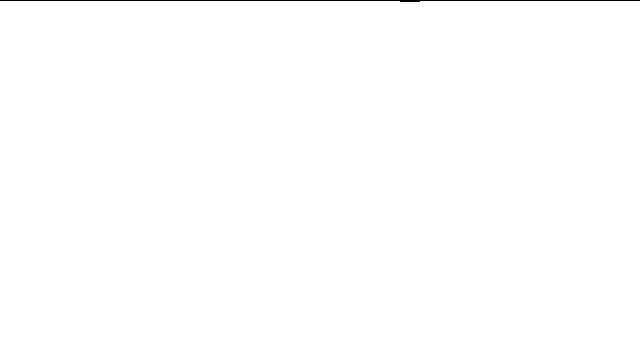
Frame 1 (no input)
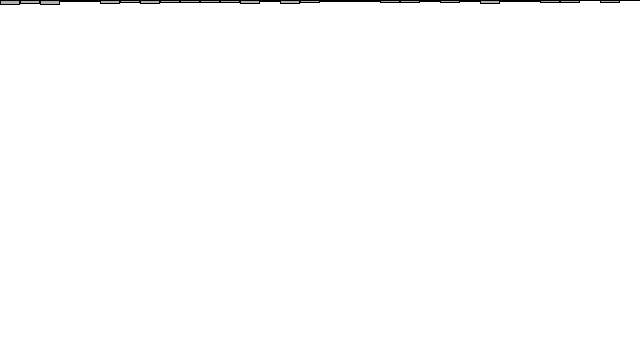
Frame 60 (the mouse pressed at the canvas centre just before this capture)
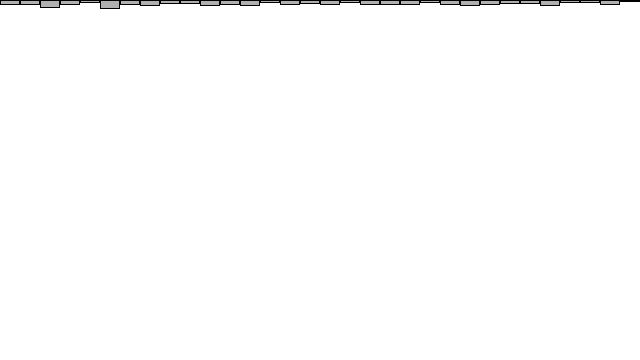
Frame 120 (the mouse held since frame 60 and released just before this capture)

The Processing sketch that drew these frames (run headless with seeded random() and noise(); from frame 60 on, the mouse is pressed at the canvas centre):

// Processing sketch: example_13_02_random_distribution
// ── example_13_02_random_distribution.pde
// Learning Processing
// Daniel Shiffman
// http://www.learningprocessing.com

// Example 13-2: Random number distribution

// An array to keep track of how often random numbers are picked.
float[] randomCounts;

void setup() {
  size(640, 360);
  randomCounts = new float[width/20];
}

void draw() {
  background(255);

  // Pick a random number and increase the count
  int index = int(random(randomCounts.length));
  randomCounts[index]++;

  // Draw a rectangle to graph results
  stroke(0);
  fill(175);
  for (int x = 0; x < randomCounts.length; x ++ ) {
    rect(x * 20, 0, 19, randomCounts[x]);
  }
}
